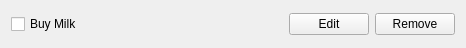
<?xml version="1.0" encoding="UTF-8"?>
<ui version="4.0">
 <class>Task</class>
 <widget class="QWidget" name="Task">
  <property name="geometry">
   <rect>
    <x>0</x>
    <y>0</y>
    <width>466</width>
    <height>48</height>
   </rect>
  </property>
  <property name="windowTitle">
   <string>Form</string>
  </property>
  <layout class="QHBoxLayout" name="horizontalLayout">
   <item>
    <widget class="QCheckBox" name="checkBox">
     <property name="text">
      <string>Buy Milk</string>
     </property>
    </widget>
   </item>
   <item>
    <spacer name="horizontalSpacer">
     <property name="orientation">
      <enum>Qt::Horizontal</enum>
     </property>
     <property name="sizeHint" stdset="0">
      <size>
       <width>40</width>
       <height>20</height>
      </size>
     </property>
    </spacer>
   </item>
   <item>
    <widget class="QPushButton" name="editButton">
     <property name="text">
      <string>Edit</string>
     </property>
    </widget>
   </item>
   <item>
    <widget class="QPushButton" name="removeButton">
     <property name="text">
      <string>Remove</string>
     </property>
    </widget>
   </item>
  </layout>
 </widget>
 <resources/>
 <connections/>
</ui>
